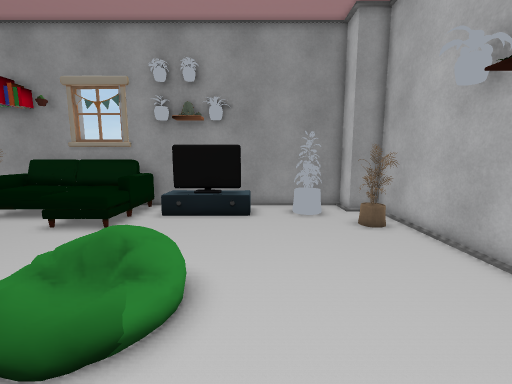
[1] (above)

17 first-person views from a walk through a Unity game level. The camera is 1.4 m above the floor, tilts 8° down and sees 90° across. The floor is counted in squares, 0.5 m on a side. Each view is taken from the middle of a square. On the plan, view 1 faces up. The plan holds only what a view shows up to about 19 squares ahead; the rest is blank. The place goes on beyond the plan. The player character is not drawn. Some animated figures are not drawn. Some surface patterns are stand-ins.

[2]
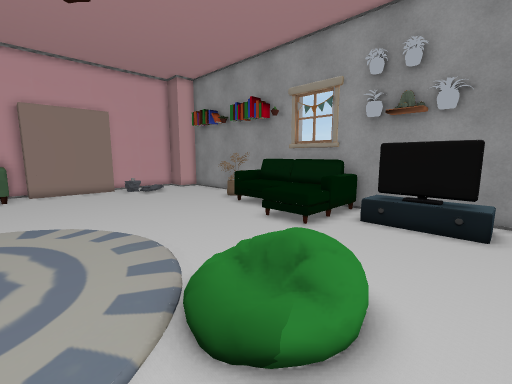

[3]
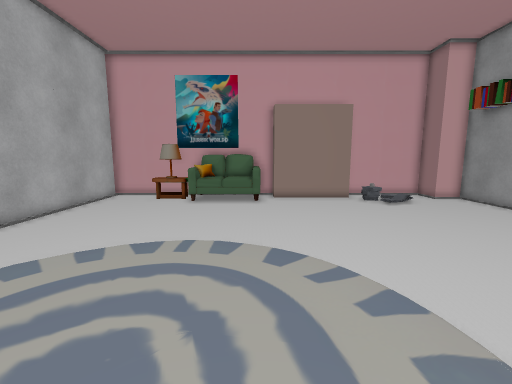

[4]
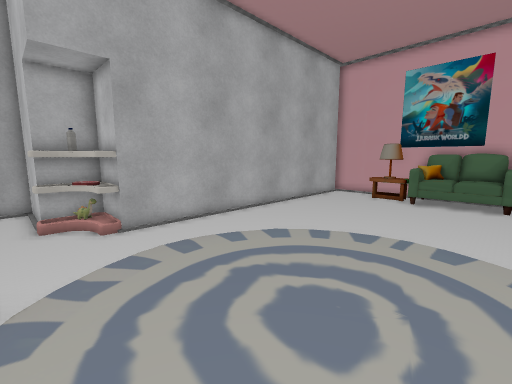

[5]
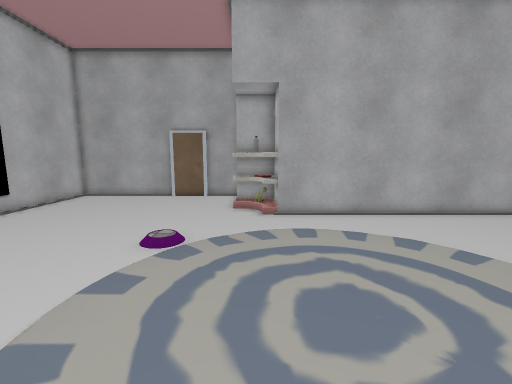

[6]
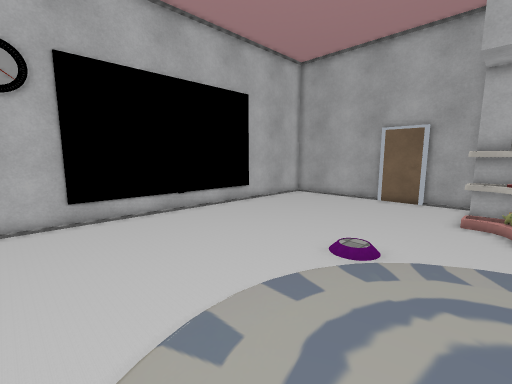

[7]
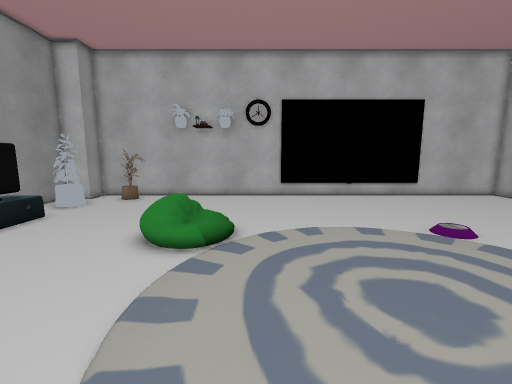

[8]
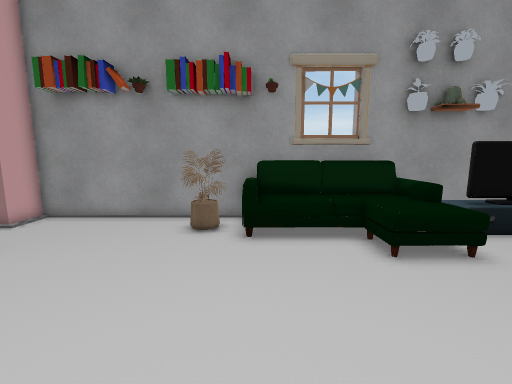

[9]
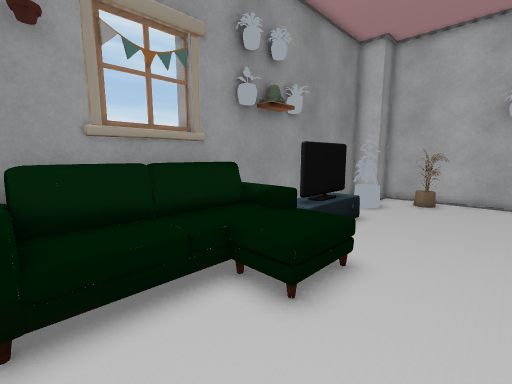

[10]
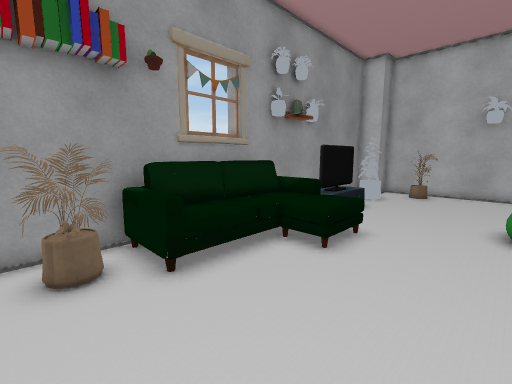

[11]
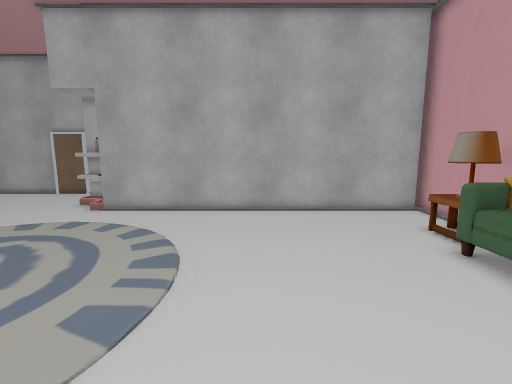

[12]
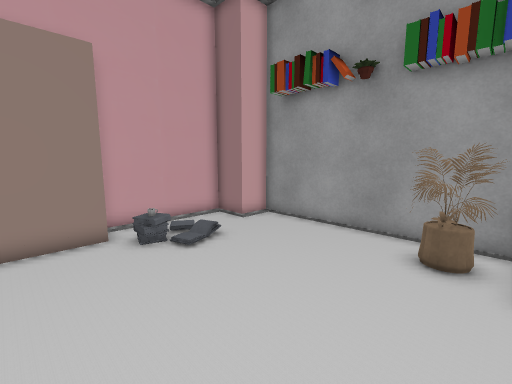

[13]
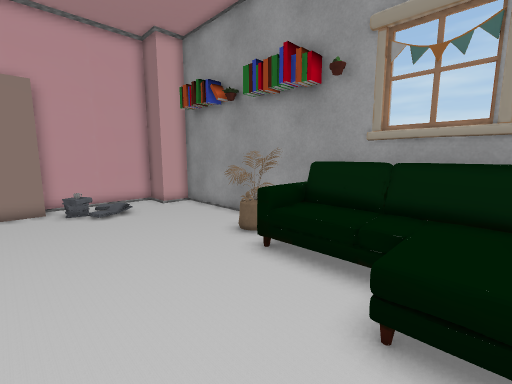

[14]
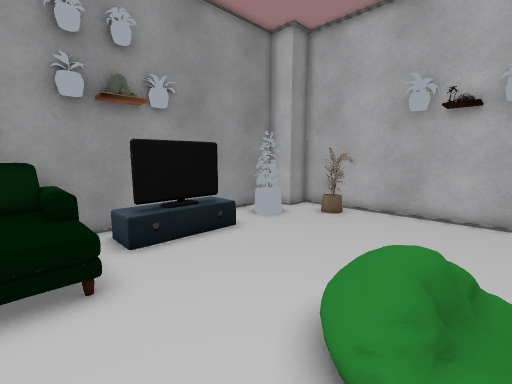

[15]
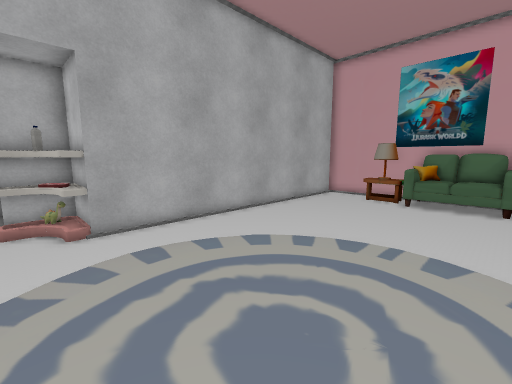

[16]
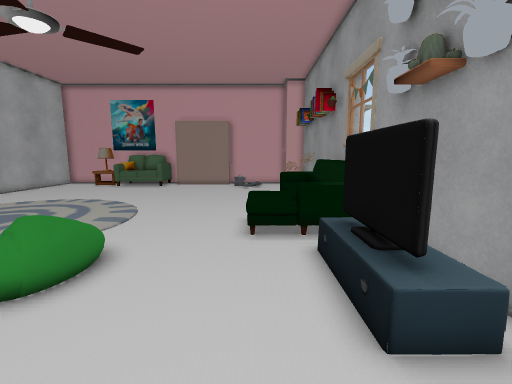

[17]
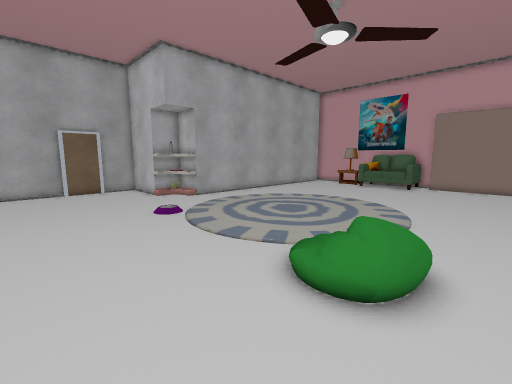

### Floor plan
Key: @ floor where view 1 was taken; # wall or solid block; . main floor; : floor 0.25 m higher than the main floor; + floor 0.5 m higher than the main floor; * floor 0.75 m higher than the main floor; / step, stairs or slope; = window, fence, low wall or low ledge; ^ raised ledge; O other object.
Columns run from 24 left of view 1 to 6 right of it. Each row starts with its distance up from view 1.
 15   ############################
 14   #......OOOOOOOOOO..  ... =##
 13 ###......OOOOOOOOOO.OOOO..OO ##
 12 #........OO.OOOOOOO.OOOO..OO..#
 11 #...........OOOOOOO.........OO#
 10 #.///...........OOO.........OO#
  9 #.//......................... #
  8 #./O..........................#
  7 # #...........................#
  6   #...................=.......#
  5   #.................+*=.......#
  4   #................O:/:.......#
  3    ...........    ..O//.......#
  2 ##...........     . ..........#
  1 ##^^........       ...........#
  0 ##^^........          ..@.....#
 -1 ##^^........          ........#
 -2 #^^^........          ........#
 -3 ## =........         .........#
 -4 ###..........        .........#
 -5 ###...........      ..........#
 -6 #==.............  ............#
 -7 #.............................#
 -8 #.............................#
 -9 ##################O...........O
-10                  OO...........#
-11                  OOO..........#
-12                  ###..........#
-13                    #..........#
-14                    #..........#
-15                    ############

Positions as (right, up) in squares from view 1, and headings:
1: (0, 0), facing up
2: (0, 1), facing up-left
3: (-5, 1), facing left
4: (-4, 1), facing down-left
5: (-6, 3), facing down
6: (-6, 2), facing down-right
7: (-12, 2), facing right
8: (-12, 3), facing up
9: (-12, 7), facing up-right
10: (-15, 6), facing up-right
11: (-15, 4), facing down
12: (-13, 5), facing up-left
13: (-7, 6), facing up-left
14: (-7, 4), facing up-right
15: (-5, 1), facing down-left
16: (3, 10), facing left
17: (3, 7), facing down-left
